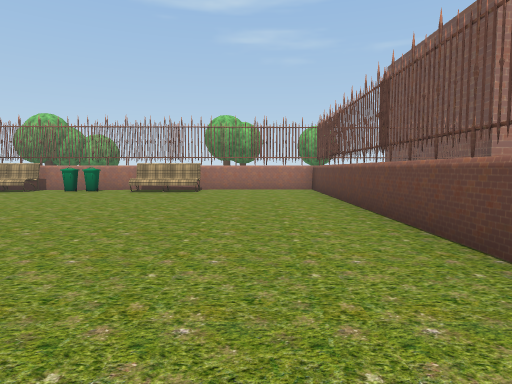
[1] (above)

20 first-person views from a walk through a scene from a Unity 3-D project. The camera is 1.3 m above the floor, tilts 4° down and sees 75° across. The floor is counted in squares, 2 m on a side. Each view is taken from the middle of a square. On the plan, view 1 faces up. The plan holds only what a view shows up to about 10 squares ahead; the rest is blank. The place goes on beyond the plan. Some trees and plants on the terrain are drawn as simple stand-ins. The player is left out. Some animated figures are left out. Some surface patterns are stand-ins.

[2]
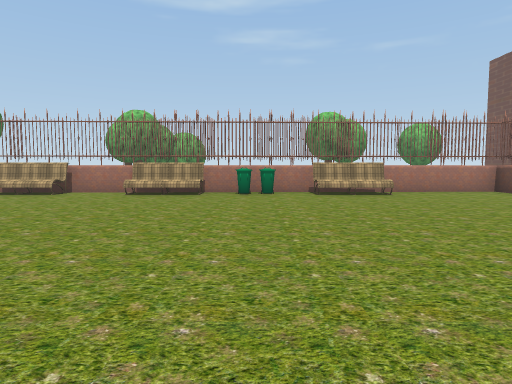

[3]
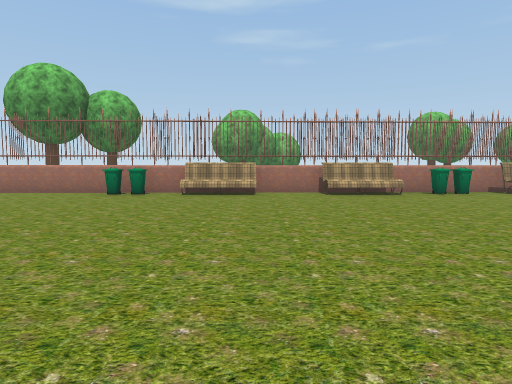

[4]
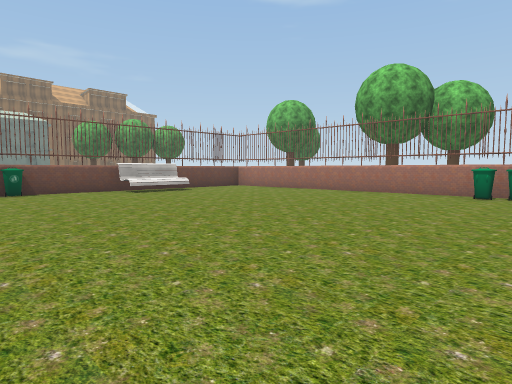

[5]
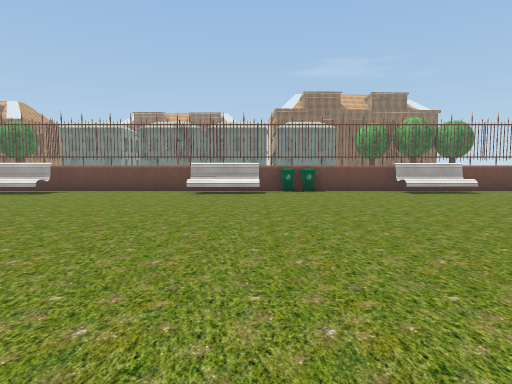

[6]
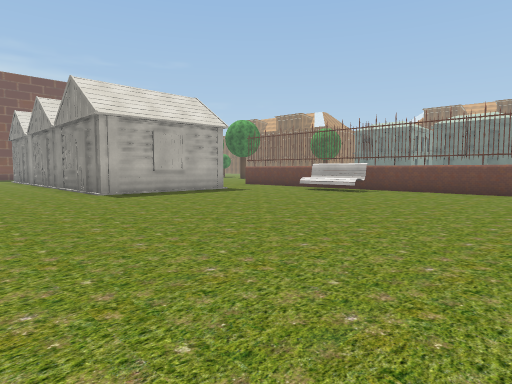

[7]
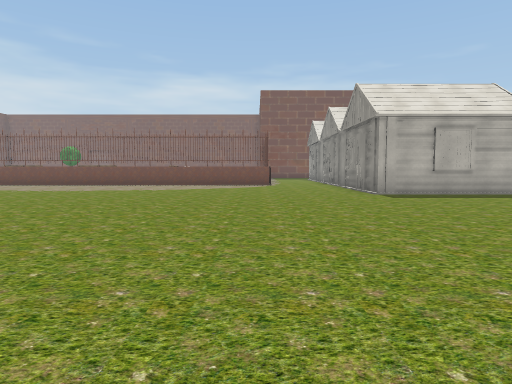

[8]
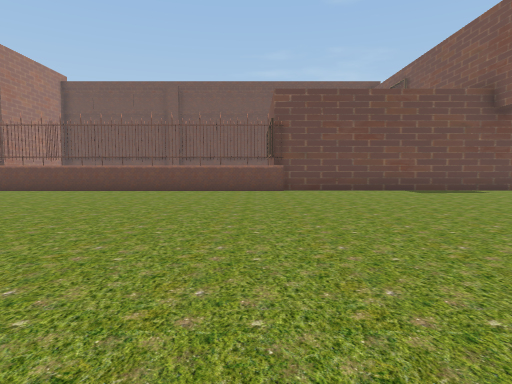

[9]
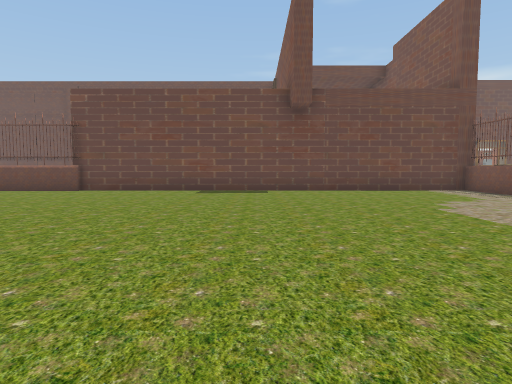

[10]
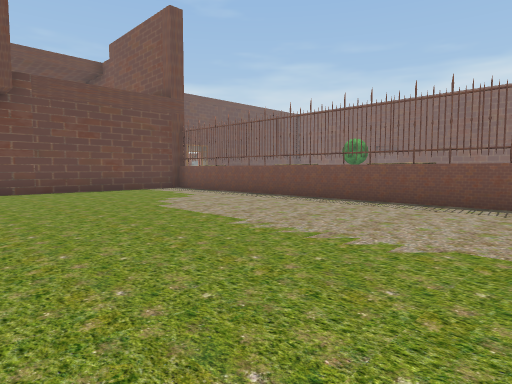

[11]
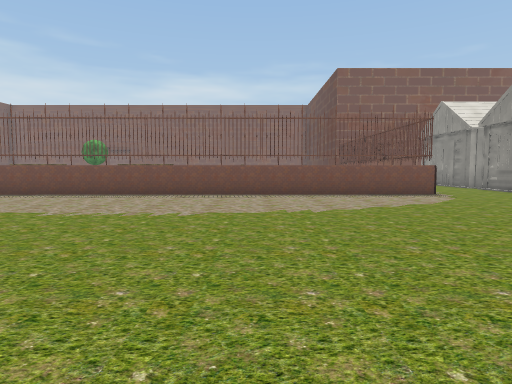

[12]
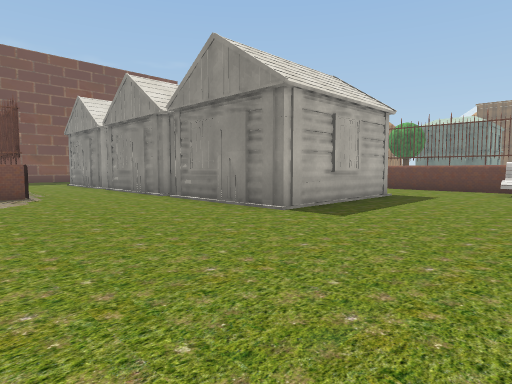

[13]
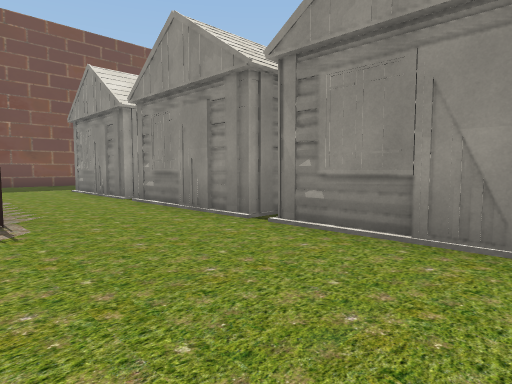

[14]
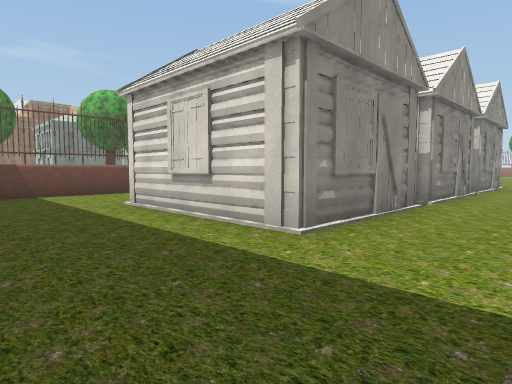

[15]
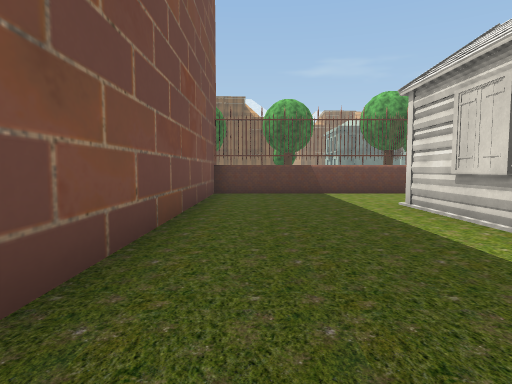

[16]
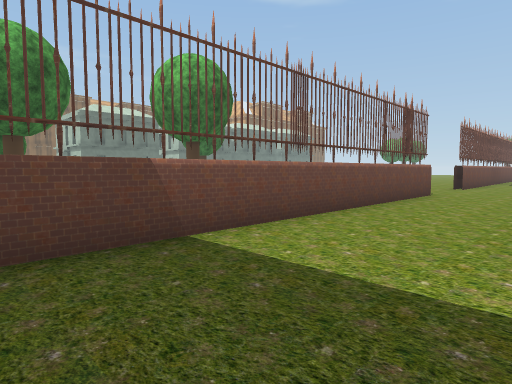

[17]
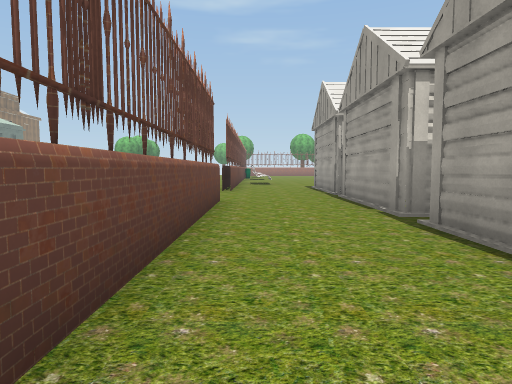

[18]
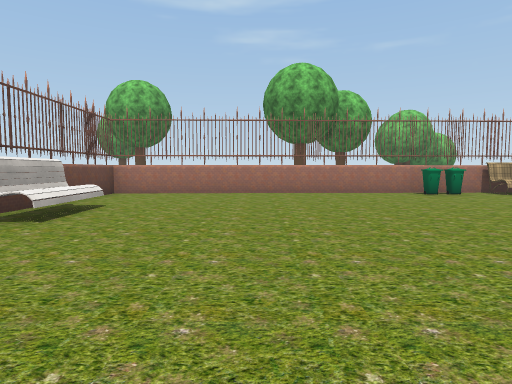

[19]
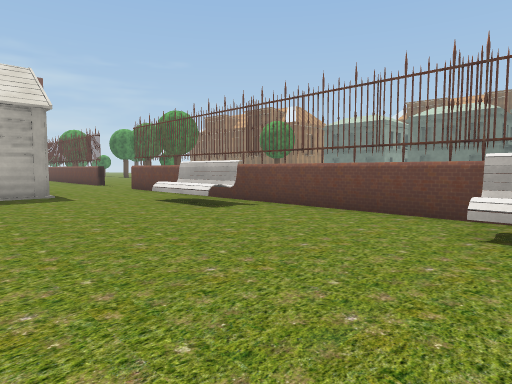

[20]
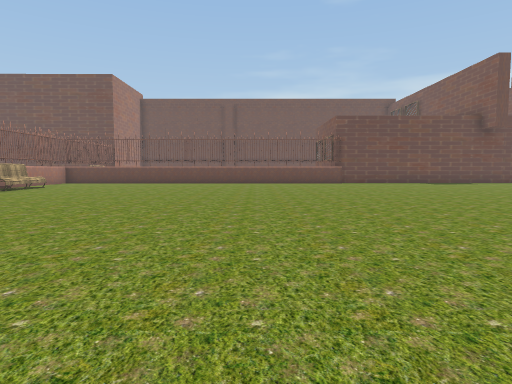

### Floor plan
Key: @ floor where view 1 was taken; # wall or solid block; . floor; B bench; I bin; H house; T tree; O other object.
Columns run from 29 left of view 1 to 2 right of it. Each row starts with its distance up from view 1.
 10        ###########B###B#I#BB####
  9        #.......II.BB.BB...BB...#
  8        #.......................#
  7        #.......................#
  6        ##......................#
  5        ##......................#
  4        #.......................#
  3        I.......................#
  2        I.......................#
  1        ##......................#
  0        ##....................@.#
 -1        #.......................#
 -2        #.......................#
 -3        #............. .........#
 -4        #.............   .......#
 -5        ##............. ........#
 -6        ##......................#
 -7        #.......................#
 -8        #....H..................#
 -9        #..#####................#
-10        #..#   #................#
-11        ...#  ##................#
-12        ....  #.................#
-13        ...#  ##................#
-14        #..#   #..  #############
-15        #..#   #..
-16        #..#   ...       OO
-17        #..#   #..
-18        #..#   #..
-19        #..##H##..
-20        #.........
-21 OT     #.........
-22        #.........
-23        #########

Positions as (right, up) in squares from view 1, and headings:
1: (0, 0), facing up
2: (-5, 1), facing up
3: (-10, 1), facing up
4: (-12, 1), facing up-left
5: (-12, 1), facing left
6: (-12, 0), facing down-left
7: (-12, 0), facing down
8: (-8, -1), facing right
9: (-8, -7), facing right
10: (-8, -7), facing down-right
11: (-8, -5), facing down
12: (-11, -5), facing down-left
13: (-12, -9), facing down-left
14: (-13, -22), facing up-left
15: (-13, -22), facing left
16: (-19, -22), facing up-left
17: (-21, -20), facing up
18: (-18, 1), facing up
19: (-17, 0), facing down-left
20: (-13, 2), facing right
